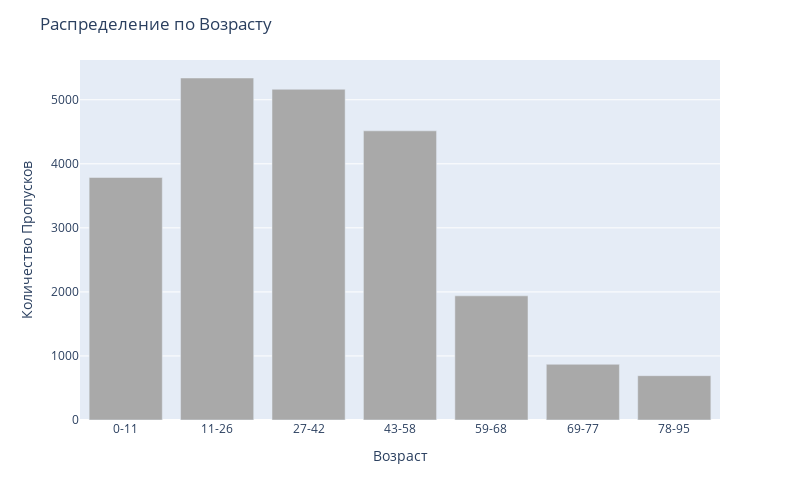

Notebook cell for this chart:
### Markdown cell above
##### 1. Существует ли связь между возрастом пациента и пропуском приема?

### Code cell
#filter by age
bar_data = no_show_at_medical.groupby('Age_Range', as_index=False)[['No_Show']].sum().round()

#build a bar chart
fig = px.bar(
    data_frame=bar_data,
    x='Age_Range',
    y='No_Show', 
    orientation='v'
)

#set characteristics
fig.update_layout(height=500,
                  width=800,
                  xaxis_title_text='Возраст',
                  yaxis_title_text='Количество Пропусков',
                  title_text='Распределение по Возрасту'
)

fig.update_traces(marker_color='DarkGrey')

fig.show()

#log the bar chart
experiment.log_figure(figure=fig)

### Figure 1 — Plotly figure (JSON) as saved in the notebook; plotly's stock layout.template omitted (floating-point values rounded to 4 significant figures)
{"data": [{"alignmentgroup": "True", "hovertemplate": "Age_Range=%{x}<br>No_Show=%{y}<extra></extra>", "legendgroup": "", "marker": {"color": "DarkGrey", "pattern": {"shape": ""}}, "name": "", "offsetgroup": "", "orientation": "v", "showlegend": false, "textposition": "auto", "type": "bar", "x": ["0-11", "11-26", "27-42", "43-58", "59-68", "69-77", "78-95"], "xaxis": "x", "y": [3787, 5340, 5164, 4515, 1939, 870, 692], "yaxis": "y"}], "layout": {"barmode": "relative", "height": 500, "legend": {"tracegroupgap": 0}, "margin": {"t": 60}, "title": {"text": "Распределение по Возрасту"}, "width": 800, "xaxis": {"anchor": "y", "domain": [0, 1], "title": {"text": "Возраст"}}, "yaxis": {"anchor": "x", "domain": [0, 1], "title": {"text": "Количество Пропусков"}}}}
